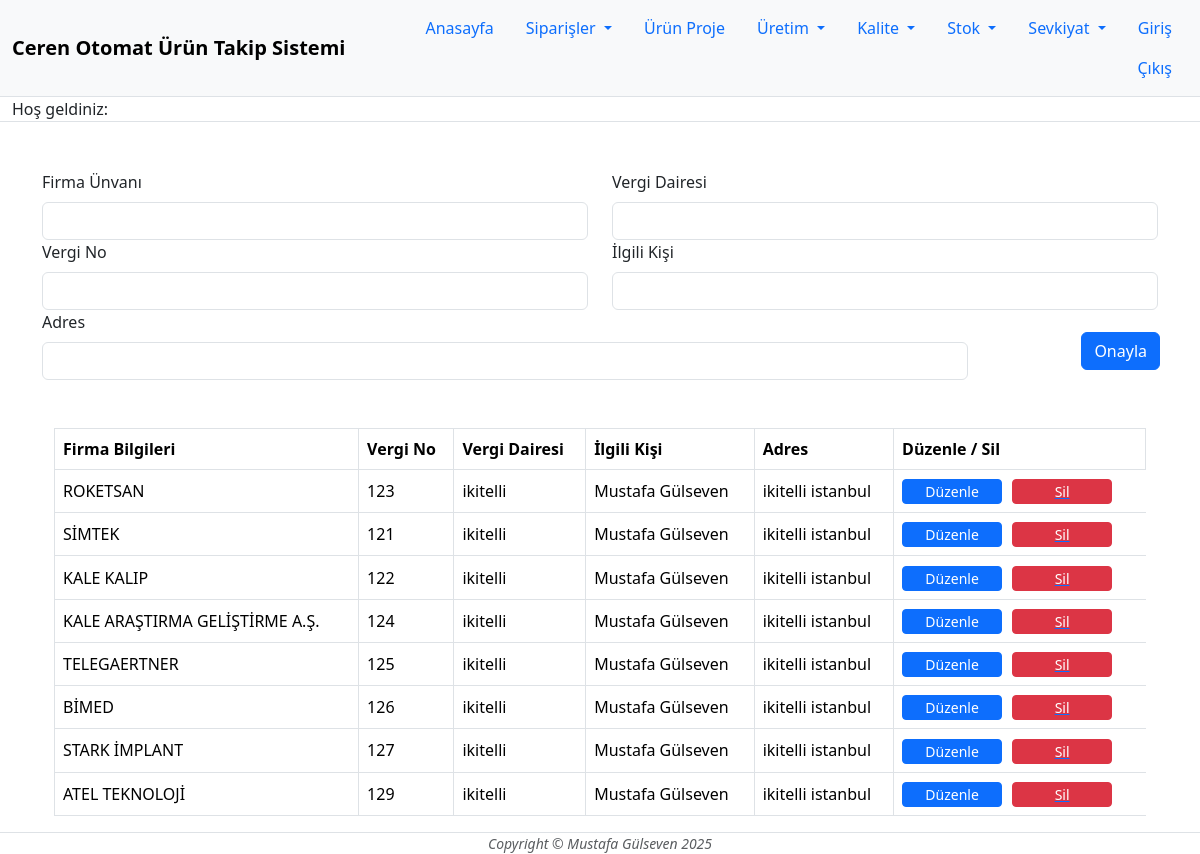
The page /firma-ekle on the database its author committed.
### main.py (models this page shows)
class Firmalar(db.Model):
    __tablename__ = "firmalar"
    id: Mapped[int] = mapped_column(Integer, primary_key=True)
    name: Mapped[str] = mapped_column(String(1000),unique=True, nullable=False)
    vergi_no: Mapped[int] = mapped_column(Integer, unique=True, nullable=False)
    vergi_d: Mapped[str] = mapped_column(String(1000), nullable=True)
    adres: Mapped[str] = mapped_column(String(1000), nullable=True)
    ilgili: Mapped[str] = mapped_column(String(1000), nullable=True)
    firma=relationship("Siparis", back_populates="firma")

### main.py (the view, shortened to what this page needs)
@app.route("/firma-ekle",methods=["GET","POST"])
def firma_ekle():
    firma_form=FirmForm()
    firmalar = db.session.execute(db.select(Firmalar).order_by(Firmalar.id)).scalars().all()
    if firmalar == None:
        firmalar = []
    return render_template("firma-ekle.html",form=firma_form, logged_in=current_user.is_authenticated, user=current_user, firmalar=firmalar)

### forms.py
class FirmForm(FlaskForm):
    name = StringField("Firma Ünvanı", validators=[DataRequired()])
    vergi_no = StringField("Vergi No", validators=[DataRequired()])
    vergi_d =  StringField("Vergi Dairesi", validators=[DataRequired()])
    adres = StringField("Adres", validators=[DataRequired()])
    ilgili = StringField("İlgili Kişi", validators=[DataRequired()])
    submit = SubmitField("Onayla")

### templates/firma-ekle.html
{% include "header.html" %}
<form method="post">
<div class="container my-5 firma_ekle_cont" >
  <div class="row">
    <div class="col-lg-6 form-group">
      {{ form.name.label(class="form-label") }}
      {{ form.name(class="form-control") }}
      {{ form.vergi_no.label(class="form-label") }}
      {{ form.vergi_no(class="form-control") }}
    </div>
     <div class="col-lg-6 form-group">
      {{ form.vergi_d.label(class="form-label") }}
      {{ form.vergi_d(class="form-control") }}
      {{ form.ilgili.label(class="form-label") }}
      {{ form.ilgili(class="form-control") }}
    </div>
  </div>
  <div class="row">
    <div class="col-lg-10 form-group">
        {{ form.adres.label(class="form-label") }}
        {{ form.adres(class="form-control") }}
    </div>
    <div class="col-lg-2 form-group text-center mx-auto p-2 container-custom ">
        {{ form.submit(class="btn btn-primary button-position") }}
    </div>
  </div>
</div>
</form>
{% if is_edit: %}
{{pass}}
{% else: %}
<div class="container mt-5 ">
  <div class="container mt-5 ">
    <table class="table table-bordered table-hover align-middle">
      <thead>
        <tr>
            <th scope="col" class="firma-th">Firma Bilgileri</th>
            <th scope="col" class="firma-th">Vergi No</th>
            <th scope="col" class="firma-th">Vergi Dairesi</th>
            <th scope="col" class="firma-th">İlgili Kişi</th>
            <th scope="col" class="firma-th">Adres</th>
            <th scope="col" class="firma-th">Düzenle / Sil</th>
        </tr>
      </thead>
      <tbody>
      {% for firma in firmalar %}
        <tr>
            <td class="firma-td">{{ firma.name }}</td>
            <td class="firma-td">{{ firma.vergi_no }}</td>
            <td class="firma-td">{{ firma.vergi_d }}</td>
            <td class="firma-td">{{ firma.ilgili }}</td>
            <td class="firma-td">{{ firma.adres}}</td>
            <td class="no-border">
              <div class="btn-group" role="group" aria-label="Basic example">
                <a href="{{url_for('firma_edit',firm_id=firma.id)}}"><button type="button" class="btn btn-primary btn-sm firma-ds" style="margin-right: 10px;">Düzenle</button></a>
                <a href="{{url_for('firma_sil',firm_id=firma.id)}}"><button type="button" class="btn btn-danger btn-sm firma-ds">Sil</button></a>
              </div>
            </td>
        </tr>
      {% endfor %}
      </tbody>
    </table>
  </div>
</div>
{% endif %}
{% include "footer.html" %}

### templates/header.html (shortened to what this page needs)
<!DOCTYPE html>
<html lang="en">
  <head>
    {% block styles %}
    {{ bootstrap.load_css() }}
    <link
      href="{{ url_for('static', filename='css/styles.css') }}"
      rel="stylesheet"
    />
    <link href="https://cdn.jsdelivr.net/npm/select2@4.1.0-rc.0/dist/css/select2.min.css" rel="stylesheet" />
    <link rel="stylesheet" href="https://cdn.jsdelivr.net/npm/bootstrap-icons@1.12.1/font/bootstrap-icons.min.css">
    {% endblock %}
  </head>
  <body>
    <nav class="navbar navbar-expand-lg bg-body-tertiary border-bottom">
  <div class="container-fluid ">
    <a class="navbar-brand fw-bold" href="#">Ceren Otomat Ürün Takip Sistemi</a>
    <div class="collapse navbar-collapse nav justify-content-end" id="navbarSupportedContent">
      <ul class="nav justify-content-end mb-2 mb-lg-0 ">
        <li class="nav-item">
          <a class="nav-link active" aria-current="page" href="{{ url_for('home') }}">Anasayfa</a>
        </li>
        <li class="nav-item dropdown">
          <a class="nav-link dropdown-toggle" href="#" role="button" data-bs-toggle="dropdown" aria-expanded="false">
            Siparişler
          </a>
        </li>
        <li class="nav-item">
          <a class="nav-link active" aria-current="page" href="{{ url_for('proje') }}">Ürün Proje</a>
        </li>
        <li class="nav-item dropdown">
          <a class="nav-link dropdown-toggle" href="#" role="button" data-bs-toggle="dropdown" aria-expanded="false">
            Üretim
          </a>
        </li>
        <li class="nav-item dropdown">
          <a class="nav-link dropdown-toggle" href="#" role="button" data-bs-toggle="dropdown" aria-expanded="false">
            Kalite
          </a>
        </li>
        <li class="nav-item dropdown">
          <a class="nav-link dropdown-toggle" href="#" role="button" data-bs-toggle="dropdown" aria-expanded="false">
            Stok
          </a>
        </li>
        <li class="nav-item dropdown">
          <a class="nav-link dropdown-toggle" href="#" role="button" data-bs-toggle="dropdown" aria-expanded="false">
            Sevkiyat
          </a>
        </li>
        <li class="nav-item">
          <a class="nav-link" href="{{ url_for('login') }}">Giriş</a>
        </li>
        <li class="nav-item">
          <a class="nav-link" href="#">Çıkış</a>
        </li>
      </ul>
    </div>
  </div>
</nav>
  <div class="container-fluid border-bottom">
    <p class="fs-6 my-0 py-0">Hoş geldiniz: {{user.name}}</p>
</div>
  </body>
</html>

### templates/footer.html (shortened to what this page needs)
        <footer class="border-top">
          <div class="container px-4 px-lg-5">
              <div class="row gx-4 gx-lg-5 justify-content-center">
                  <div class="col-md-10 col-lg-8 col-xl-7">
                      <div class="small text-center text-muted fst-italic">Copyright &copy; Mustafa Gülseven 2025</div>
                  </div>
              </div>
          </div>
      </footer>
  </body>
</html>

### static/css/styles.css (style rules this page uses)
.firma-ds { display: flex; justify-content: center; align-items: center; height: 25px; width: 100px; }
.no-border { border: none; }
th, td { padding: 10px; text-align: left; }
.container-custom { position: relative; overflow: hidden; }
.button-position { position: absolute; right: 10px; bottom: 10px; }

### rows shown on the page
Firmalar: name "ROKETSAN", vergi_no "123", vergi_d "ikitelli", ilgili "Mustafa Gülseven", adres "ikitelli istanbul"
Firmalar: name "SİMTEK", vergi_no "121", vergi_d "ikitelli", ilgili "Mustafa Gülseven", adres "ikitelli istanbul"
Firmalar: name "KALE KALIP", vergi_no "122", vergi_d "ikitelli", ilgili "Mustafa Gülseven", adres "ikitelli istanbul"
Firmalar: name "KALE ARAŞTIRMA GELİŞTİRME A.Ş.", vergi_no "124", vergi_d "ikitelli", ilgili "Mustafa Gülseven", adres "ikitelli istanbul"
Firmalar: name "TELEGAERTNER", vergi_no "125", vergi_d "ikitelli", ilgili "Mustafa Gülseven", adres "ikitelli istanbul"
Firmalar: name "BİMED", vergi_no "126", vergi_d "ikitelli", ilgili "Mustafa Gülseven", adres "ikitelli istanbul"
Firmalar: name "STARK İMPLANT", vergi_no "127", vergi_d "ikitelli", ilgili "Mustafa Gülseven", adres "ikitelli istanbul"
Firmalar: name "ATEL TEKNOLOJİ", vergi_no "129", vergi_d "ikitelli", ilgili "Mustafa Gülseven", adres "ikitelli istanbul"
